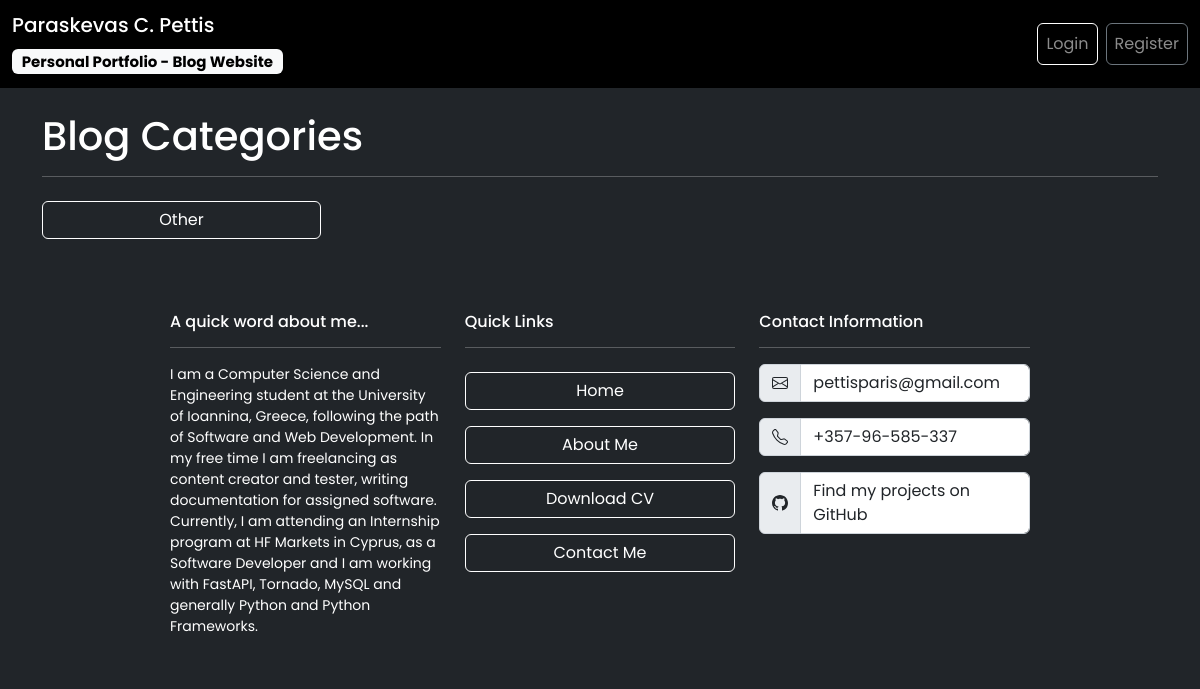
Before: /categories-menu with the older database file.
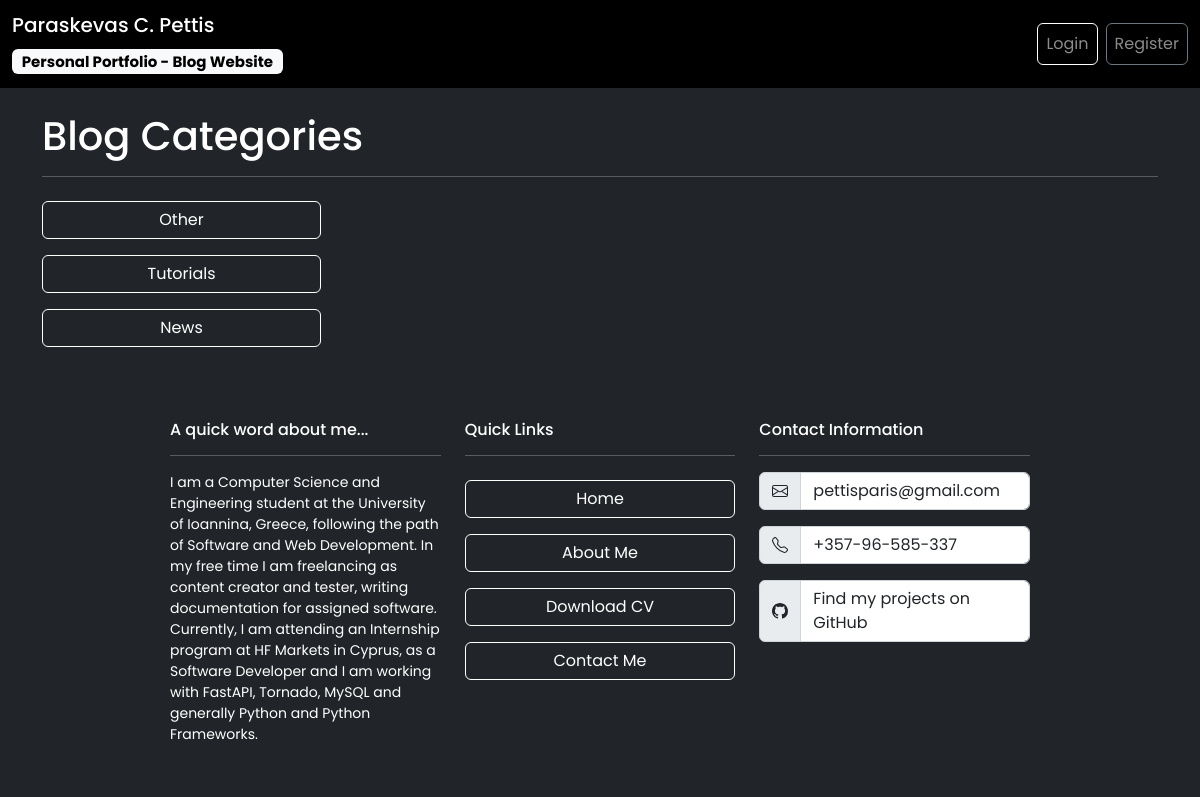
After: the same page with the newer database file.
### main_blog/models.py (models this page shows, shortened)
class Category(models.Model):
    name = models.CharField(max_length=255)
    def __str__(self):
        return self.name

### main_blog/views.py (the view)
# urls.py: path('categories-menu', CategoryListView, name="categories_menu"),
def CategoryListView(request):
    categories_menu = Category.objects.all()
    return render(request, 'categories_menu.html', {'categories_menu': categories_menu})

### main_blog/templates/categories_menu.html (shortened to what this page needs)
{% extends 'base.html' %}
{% load blog_extras %}
{% block content %}
    <h1>
        Blog Categories
    </h1>
    <hr>
    {% for category in categories_menu %}
        <div class="d-flex">
            <a class="btn btn-outline-primary w-25 mt-2 mb-2 rounded-2 text-capitalize" href="{% url 'category' category|slugify %}">
                {{ category }}
            </a>
        </div>
    {% endfor %}
{% endblock %}

### main_blog/templates/base.html (shortened to what this page needs)
{% load static %}
<!doctype html>
<html lang="en">
  <head>
    <link href="https://cdn.jsdelivr.net/npm/bootstrap@5.2.3/dist/css/bootstrap.min.css" rel="stylesheet">
    <link rel="stylesheet" type="text/css" href={% static 'main_blog/css/custom_bootstrap.css' %}>
  </head>
  <body class="bg-dark">
    <nav class="navbar navbar-expand-lg navbar-dark bg-black">
        <div class="container-fluid d-flex">
          <a class="navbar-brand" href="{% url 'home' %}">
            <div class="h5">
              Paraskevas C. Pettis
            </div>
            <span class="badge text-bg-light">Personal Portfolio - Blog Website</span>
          </a>
          <div class="collapse navbar-collapse" id="navbarSupportedContent">
            <ul class="navbar-nav ms-auto mb-2 mb-lg-0 d-flex gap-2">
              {% if user.is_authenticated %}
                {% if user.is_superuser %}
                  <li class="nav-item">
                    <a class="nav-link btn btn-outline-primary" href="{% url 'admin_dashboard' %}">Admin Dashboard</a>
                  </li>
                  <li class="nav-item">
                    <a class="nav-link btn btn-outline-primary" href="{% url 'add_category' %}">Add a New Category</a>
                  </li>
                {% endif %}
                <li class="nav-item">
                  <a class="nav-link btn btn-outline-primary" href="{% url 'add_post' %}">Add a New Post</a>
                </li>
                {% if cat_menu %}
                  <li class="nav-item dropdown">
                    <a class="nav-link dropdown-toggle btn btn-outline-primary" href="#" role="button" data-bs-toggle="dropdown" aria-expanded="false">
                      Categories
                    </a>
                    <ul class="dropdown-menu">
                      {% for category in cat_menu %}
                        <li><a class="dropdown-item" href="{% url 'category' category|slugify %}">
                          {{ category }}
                        </a></li>
                      {% endfor %}
                    </ul>
                  </li>
                {% else %}
                  <li class="nav-item">
                    <a class="nav-link btn btn-outline-primary" href="{% url 'categories_menu' %}">Categories</a>
                  </li>
                {% endif %}
                <li class="nav-item">
                  <a class="nav-link btn btn-outline-primary" href="{% url 'edit_profile' %}">Edit Profile</a>
                </li>
                <li class="nav-item">
                  <a class="nav-link btn btn-danger" href="{% url 'logout' %}">Logout</a>
                </li>
              {% else %}
                <li class="nav-item">
                  <a class="nav-link btn btn-outline-primary" href="{% url 'login' %}">Login</a>
                </li>
                <li class="nav-item">
                  <a class="nav-link btn btn-outline-secondary" href="{% url 'register' %}">Register</a>
                </li>
              {% endif %}
            </ul>
          </div>
        </div>
      </nav>
    <br>
    <div class="container text-bg-dark">
        {% block content %}
        {% endblock %}
    </div>
    <br>
    <hr>
    <div class="footer d-flex justify-content-center text-bg-dark">
      <div class="row p-2 w-75">
        <div class="col">
          <div class="h6">
            A quick word about me...
          </div>
          <hr>
          <p style="font-size: 14px;">
            I am a Computer Science and Engineering student at the University of Ioannina, Greece, following the path of Software and Web Development.
            In my free time I am freelancing as content creator and tester, writing documentation for assigned software.
            Currently, I am attending an Internship program at HF Markets in Cyprus, as a Software Developer and
            I am working with FastAPI, Tornado, MySQL and generally Python and Python Frameworks.
          </p>
        </div>
        <div class="col align-items-center justify-content-center">
          <div class="h6">
            Quick Links
          </div>
          <hr>
          <a href="{% url 'home' %}" class="text-decoration-none btn btn-outline-primary mt-2 mb-2 w-100">
            Home
          </a>
          <br>
          <a href="{% url 'about_me' %}" class="text-decoration-none btn btn-outline-primary mt-2 mb-2 w-100">
            About Me
          </a>
          <br>
          <a href="#" class="text-decoration-none btn btn-outline-primary mt-2 mb-2 w-100">
            Download CV
          </a>
          <br>
          <a href="#" class="text-decoration-none btn btn-outline-primary mt-2 mb-2 w-100">
            Contact Me
          </a>
        </div>
        <div class="col">
          <div class="h6">
            Contact Information
          </div>
          <hr>
          <div class="input-group mb-3">
            <span class="input-group-text" id="basic-addon1">
            </span>
            <div class="form-control disabled" placeholder="Username" aria-label="Username" aria-describedby="basic-addon1">
              <a href="mailto:pettisparis@gmail.com" class="text-decoration-none text-dark">pettisparis@gmail.com</a>
            </div>
          </div>
          <div class="input-group mb-3">
            <span class="input-group-text" id="basic-addon1">
            </span>
            <div class="form-control disabled" placeholder="Username" aria-label="Username" aria-describedby="basic-addon1">
              <a href="tel:+35796-585337" class="text-decoration-none text-dark">+357-96-585-337</a>
            </div>
          </div>
          <div class="input-group mb-3">
            <span class="input-group-text" id="basic-addon1">
            </span>
            <div class="form-control disabled" placeholder="Username" aria-label="Username" aria-describedby="basic-addon1">
              <a href="https://github.com/pettis1996" target="_blank" class="text-decoration-none text-dark">Find my projects on GitHub</a>
            </div>
          </div>
        </div>
      </div>
    </div>
</body>
</html>

Changed rows visible on the page:
added Category: name "Tutorials"
added Category: name "News"
